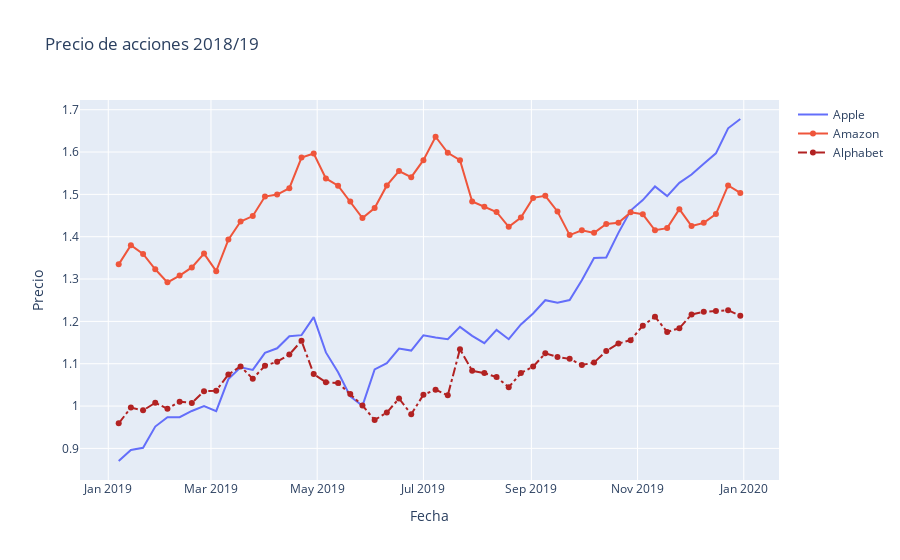

Notebook code cell kept with this figure:
### Markdown cell above
Series de datos correspondientes a las acciones de tres empresas (Apple, Amazon y Alphabet) durante el período 2018/19.

### Code cell
# Agregar lineas, definiendo x e y, nombre, marcadores, colores y formas.

fig = go.Figure()
fig.add_trace(go.Scatter(x=df_stocks.date, y=df_stocks.AAPL,
                         mode='lines', name='Apple'))
fig.add_trace(go.Scatter(x=df_stocks.date, y=df_stocks.AMZN,
                         mode='lines+markers', name='Amazon'))
fig.add_trace(go.Scatter(x=df_stocks.date, y=df_stocks.GOOG,
                         mode='lines+markers', name='Alphabet',
                         line=dict(color='firebrick',width=2,
                                   dash='dashdot')))
fig.update_layout(title='Precio de acciones 2018/19',
                  xaxis_title='Fecha',yaxis_title='Precio')
